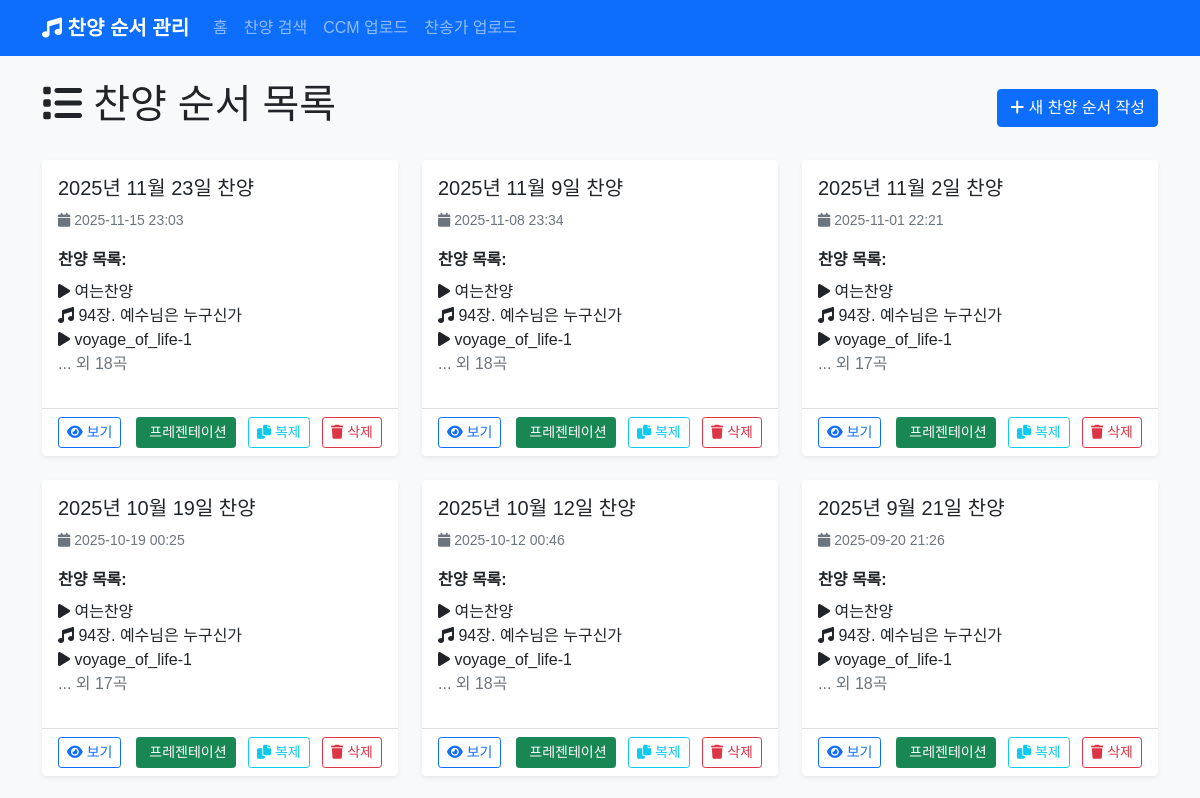
Before: / (upper part) with the older database file.
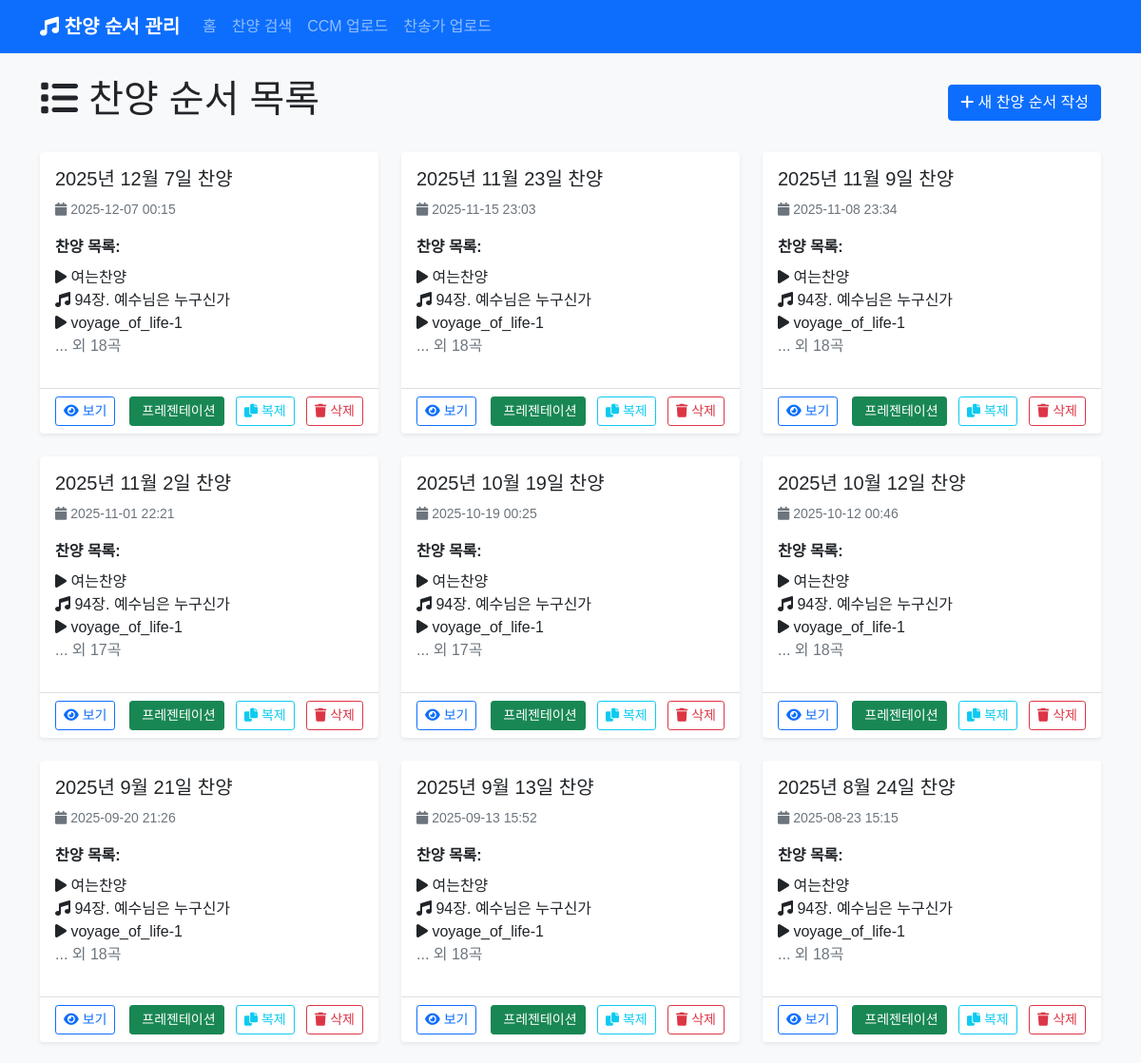
After: the same page with the newer database file.
### app.py (models this page shows)
class PraisePost(db.Model):
    id = db.Column(db.Integer, primary_key=True)
    title = db.Column(db.String(200), nullable=False)
    content = db.Column(db.Text, nullable=False)
    created_at = db.Column(db.DateTime, default=datetime.utcnow)
    songs = db.relationship('Song', backref='praise_post', lazy=True, cascade='all, delete-orphan')
    background_image = db.Column(db.String(500))  # 전체 배경 이미지
    parallax_image = db.Column(db.String(500))  # 패럴랙스 배경 이미지

class Song(db.Model):
    id = db.Column(db.Integer, primary_key=True)
    title = db.Column(db.String(200), nullable=False)
    song_type = db.Column(db.String(50), nullable=False)  # 'hymn', 'ccm', 'section', 'media'
    hymn_number = db.Column(db.String(10))  # 찬송가 번호
    lyrics = db.Column(db.Text)  # 가사
    order = db.Column(db.Integer, nullable=False)
    praise_post_id = db.Column(db.Integer, db.ForeignKey('praise_post.id'), nullable=False)
    section_title = db.Column(db.String(200))  # 섹션 제목 (예: 찬양순서1)
    media_type = db.Column(db.String(50))  # 'image', 'video'
    media_url = db.Column(db.String(500))  # 미디어 파일 경로
    background_image = db.Column(db.String(500))  # 배경 이미지

### app.py (the view)
@app.route('/')
def index():
    posts = PraisePost.query.order_by(PraisePost.created_at.desc()).all()
    return render_template('index.html', posts=posts)

### templates/index.html (shortened to what this page needs)
{% extends "base.html" %}
{% block content %}
<div class="row">
    <div class="col-12">
        <div class="d-flex justify-content-between align-items-center mb-4">
            <h1><i class="fas fa-list"></i> 찬양 순서 목록</h1>
            <a href="{{ url_for('new_post') }}" class="btn btn-primary">
                <i class="fas fa-plus"></i> 새 찬양 순서 작성
            </a>
        </div>
    </div>
</div>
{% if posts %}
<div class="row">
    {% for post in posts %}
    <div class="col-md-6 col-lg-4 mb-4">
        <div class="card h-100 shadow-sm">
            <div class="card-body">
                <h5 class="card-title">{{ post.title }}</h5>
                <p class="card-text text-muted">
                    <small>
                        <i class="fas fa-calendar"></i> {{ post.created_at.strftime('%Y-%m-%d %H:%M') }}
                    </small>
                </p>
                <div class="mb-3">
                    <strong>찬양 목록:</strong>
                    <ul class="list-unstyled mt-2">
                        {% for song in post.songs[:3] %}
                        <li>
                            <i class="fas fa-{{ 'music' if song.song_type == 'hymn' else 'play' }}"></i>
                            {% if song.song_type == 'hymn' %}
                                {{ song.hymn_number }}장. {{ song.title }}
                            {% else %}
                                {{ song.title }}
                            {% endif %}
                        </li>
                        {% endfor %}
                        {% if post.songs|length > 3 %}
                        <li class="text-muted">... 외 {{ post.songs|length - 3 }}곡</li>
                        {% endif %}
                    </ul>
                </div>
            </div>
            <div class="card-footer bg-transparent">
                <div class="d-flex justify-content-between align-items-center">
                    <div>
                        <a href="{{ url_for('view_post', post_id=post.id) }}" class="btn btn-outline-primary btn-sm">
                            <i class="fas fa-eye"></i> 보기
                        </a>
                    </div>
                    <div>
                        <a href="{{ url_for('presentation', post_id=post.id) }}" class="btn btn-success btn-sm me-2" target="_blank">
                             프레젠테이션
                        </a>
                        <button type="button" class="btn btn-outline-info btn-sm me-2" onclick="duplicatePost({{ post.id }}, '{{ post.title }}')" title="복제하기">
                            <i class="fas fa-copy"></i> 복제
                        </button>
                        <button type="button" class="btn btn-outline-danger btn-sm" onclick="confirmDelete({{ post.id }}, '{{ post.title }}')">
                            <i class="fas fa-trash"></i> 삭제
                        </button>
                    </div>
                </div>
            </div>
        </div>
    </div>
    {% endfor %}
</div>
{% endif %}
{% endblock %}

Changed rows visible on the page:
added PraisePost: title "2025년 12월 7일 찬양", created_at "2025-12-07 00:15", songs|length "18"
added Song: title "여는찬양", shown under "2025년 12월 7일 찬양"
added Song: hymn_number "94", title "예수님은 누구신가", shown under "2025년 12월 7일 찬양"
added Song: title "voyage_of_life-1", shown under "2025년 12월 7일 찬양"
now on this page (row unchanged): PraisePost: title "2025년 9월 13일 찬양", created_at "2025-09-13 15:52", songs|length "18"
now on this page (row unchanged): Song: title "여는찬양", shown under "2025년 9월 13일 찬양"
now on this page (row unchanged): Song: hymn_number "94", title "예수님은 누구신가", shown under "2025년 9월 13일 찬양"
now on this page (row unchanged): Song: title "voyage_of_life-1", shown under "2025년 9월 13일 찬양"
now on this page (row unchanged): PraisePost: title "2025년 8월 24일 찬양", created_at "2025-08-23 15:15", songs|length "18"
now on this page (row unchanged): Song: title "여는찬양", shown under "2025년 8월 24일 찬양"
now on this page (row unchanged): Song: hymn_number "94", title "예수님은 누구신가", shown under "2025년 8월 24일 찬양"
now on this page (row unchanged): Song: title "voyage_of_life-1", shown under "2025년 8월 24일 찬양"
